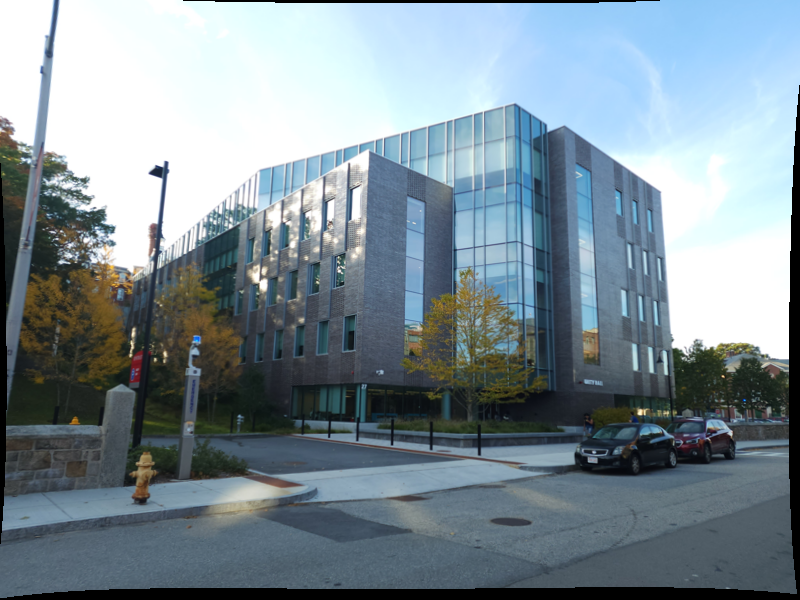
#> input picture data/1.png, 800 x 600 px
$ python mSlam.py
#> lines starting #> are read from the running program, lines starting #| are printed output that depends on the picture
### ORBfeatureMatcher.py
import numpy as np
import cv2

def ORBMatcher(image1, image2, no_kpts=None, show_matches=True):
    img1 = cv2.cvtColor(image1, cv2.COLOR_BGR2GRAY)
    img2 = cv2.cvtColor(image2, cv2.COLOR_BGR2GRAY)

    orb = cv2.ORB_create(1000)

    kp1, des1 = orb.detectAndCompute(img1, None)
    kp2, des2 = orb.detectAndCompute(img2, None)

    matcher = cv2.DescriptorMatcher_create(cv2.DESCRIPTOR_MATCHER_BRUTEFORCE_HAMMING)
    final_matches = matcher.match(des1, des2, None)

    final_matches = sorted(final_matches, key = lambda x:x.distance)

    final_matches = final_matches[:no_kpts]

    matches = list()

    for match in final_matches:
        pt1 = kp1[match.queryIdx].pt
        pt2 = kp2[match.trainIdx].pt
        matches.append([pt1[0], pt1[1], pt2[0], pt2[1]])

    matches = np.array(matches)

    if show_matches:
        fram = cv2.drawMatches(image1, kp1, image2, kp2, final_matches, None)
        cv2.imshow('Feature Matching', fram)
        cv2.waitKey(0)
        cv2.destroyAllWindows()

    return matches

### FundamentalMatrix.py
import numpy as np
import cv2
from ORBfeatureMatcher import ORBMatcher

def normalizeCorrespondences(img_pts):
    x = img_pts[:, 0]
    y = img_pts[:, 1]
    centroid_x = np.mean(x)
    centroid_y = np.mean(y)

    x_new = x - centroid_x
    y_new = y - centroid_y
    mean_distance = np.mean(np.sqrt(x_new**2 + y_new**2))
    scale = np.sqrt(2)/mean_distance

    transform_mtrx = np.eye(3)
    transform_mtrx[0, 0] = scale
    transform_mtrx[0, 2] = -scale*centroid_x
    transform_mtrx[1, 1] = scale
    transform_mtrx[1, 2] = -scale*centroid_y

    hmg_pts = np.hstack((img_pts, np.ones((len(img_pts), 1))))
    normalized_pts = (transform_mtrx.dot(hmg_pts.T)).T

    return normalized_pts, transform_mtrx


def getF(sample_pts):

    x, T = normalizeCorrespondences(sample_pts[:,:2])
    x_p, T_p = normalizeCorrespondences(sample_pts[:,2:])
    A_matrix = []
    for i in range(sample_pts.shape[0]):
        u, v = x[i, 0], x[i, 1]
        u_p, v_p = x_p[i, 0], x_p[i, 1]
        A_row = [u*u_p, u_p*v, u_p, u*v_p, v*v_p, v_p, u, v, 1]
        A_matrix.append(A_row)
    A_matrix = np.array(A_matrix)
    [U, S, V_T] = np.linalg.svd(A_matrix)
    F_elems = V_T.T[:, -1]
    F = F_elems.reshape((3, 3))

    u, s, v_T = np.linalg.svd(F)
    s = np.diag(s)
    s[2, 2] = 0
    F = np.dot(u, np.dot(s, v_T))

    F = np.dot(T_p.T, np.dot(F, T))
    F = F / F[2, 2]
    return F

def getBestF(matches, iterations = 1000, thresh = 0.01):
    max_inliers = 0
    best_F = None

    best_inliers_1 = list()
    best_inliers_2 = list()

    for i in range(iterations):
        sample_pts = matches[np.random.choice(matches.shape[0],size=8),:]

        F = getF(sample_pts)

        inliers_1 = list()
        inliers_2 = list()

        for i in range(matches.shape[0]):
            pt = matches[i]
            x1 = np.array([pt[0], pt[1],1])
            x2 = np.array([pt[2], pt[3],1])
            error = np.abs(np.dot(x1.T, np.dot(F,x2)))

            if error < thresh:
                inliers_1.append(x1)
                inliers_2.append(x2)

        num_of_inliers = len(inliers_1)

        if num_of_inliers > max_inliers:
            best_inliers_1 = inliers_1
            best_inliers_2 = inliers_2
            best_F = F
            max_inliers = len(best_inliers_1)

    inliers = np.hstack((np.array(best_inliers_1)[:,:2], np.array(best_inliers_2)[:,:2]))

    return inliers, best_F

def getE(K,F):
    E = np.dot(K.T, np.dot(F, K))
    U, S, V_T = np.linalg.svd(E)
    S = np.diag(S)
    S[2, 2] = 0
    E = np.dot(U, np.dot(S, V_T))
    return E

def extractCameraPose(E):
    U, _, Vt = np.linalg.svd(E)
    W = np.array([[0,-1,0],[1,0,0],[0,0,1]])
    C= list()
    R= list()
    C.append(U[:,2])
    C.append(-U[:,2])
    C.append(U[:,2])
    C.append(-U[:,2])

    R.append(np.dot(U, np.dot(W,Vt)))
    R.append(np.dot(U, np.dot(W,Vt)))
    R.append(np.dot(U, np.dot(W.T,Vt)))
    R.append(np.dot(U, np.dot(W.T,Vt)))

    for i in range(4):
        if(np.linalg.det(R[i])<0):
            C[i] = -C[i]
            R[i] = -R[i]

    return R, C


def triangulatePts(R,t,K,inliers):

    I_3 = np.identity(3)
    R1 = np.identity(3)
    C1 = np.zeros((3,1))

    P1 = np.dot(K, np.dot(R1, np.hstack((I_3, -C1))))

    trinagluated_3d_pts = list()
    for i in range(len(R)):
        x1 = inliers[:,:2]
        x2 = inliers[:,2:]

        P2 = np.dot(K, np.dot(R[i], np.hstack((I_3, -t[i].reshape(3,1)))))

        triangulated_pts = cv2.triangulatePoints(P1, P2, x1.T, x2.T)

        trinagluated_3d_pts.append(triangulated_pts)

    return trinagluated_3d_pts


def positive_zCount(points, R1, C1):

    points = points.T[:,:-1]
    points_translated = points-C1.T
    r3 = R1[-1,:]
    z = np.dot(r3, points_translated.T)
    z_count = np.where(z>0)[0].size

    return z_count


def cheirality_check(points_3d, R, t):
    R1 = np.identity(3)
    C1 = np.zeros((3,1))
    positive_zc_1=[]
    positive_zc_2=[]
    for idx in range(len(points_3d)):
        points = points_3d[idx]
        points = points/points[3,:]
        z1 = positive_zCount(points, R1, C1)
        z2 = positive_zCount(points, R[idx], t[idx])

        positive_zc_1.append(z1)
        positive_zc_2.append(z2)

    positive_zc_1 = np.array(positive_zc_1)
    positive_zc_2 = np.array(positive_zc_2)
    threshold_points = int(points_3d[0].shape[1]//2)

    pose_idx = np.intersect1d(np.where(positive_zc_1>threshold_points), np.where(positive_zc_2>threshold_points))[0]

    R2 = R[pose_idx]
    C2 = t[pose_idx]

    return pose_idx, R2, C2

### utils.py
import cv2
import numpy as np


def drawInliers(img1, img2, inliers):
    w, h, c = img1.shape
    joined_image = np.concatenate((img1, img2), axis=1)
    img1_pts = inliers[:, 0:2].astype(int)
    img2_pts = inliers[:, 2:].astype(int)
    for i in range(img1_pts.shape[0]):
        pt_img1 = (img1_pts[i, 0], img1_pts[i, 1])
        pt_img2 = (h+img2_pts[i, 0], img2_pts[i, 1])
        color = tuple(np.random.randint(0,255,3).tolist())
        joined_image = cv2.circle(joined_image, pt_img1, radius=0, color=color, thickness=3)
        joined_image = cv2.circle(joined_image, pt_img2, radius=0, color=color, thickness=3)
        joined_image = cv2.line(joined_image, pt_img1, pt_img2, color=color, thickness=1)
        # [8 lines of commented-out code are left out]
    cv2.imshow("Inliers", joined_image)
    cv2.waitKey(0)
    cv2.destroyAllWindows()

### mSlam.py
import cv2
from ORBfeatureMatcher import *
from FundamentalMatrix import *
from utils import *


def main():
    image1 = cv2.imread('data/1.png')
#> image1 is the input picture: shape (600, 800, 3); mean B, G, R 149.2, 140.5, 125
    image2 = cv2.imread('data/2.png')
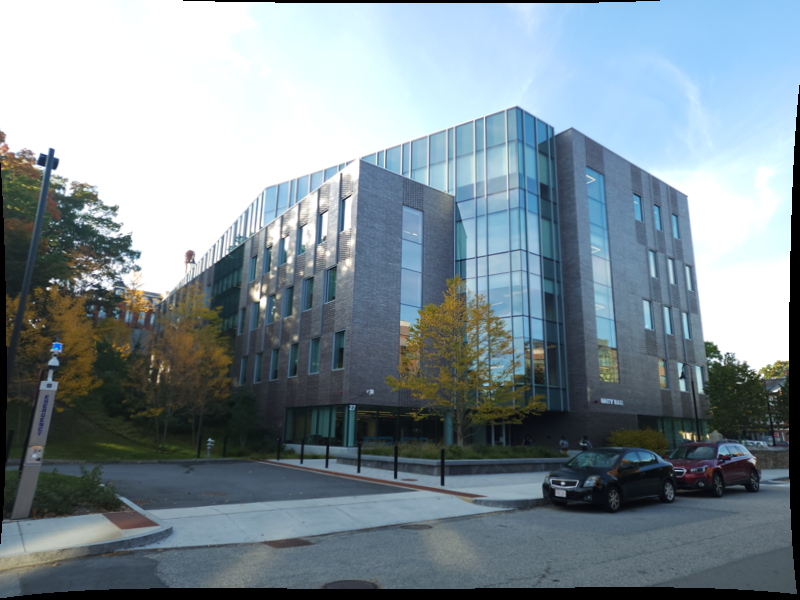
#> input picture data/2.png, 800 x 600 px
#> image2 is the input picture: shape (600, 800, 3); mean B, G, R 148.5, 140.5, 125.7

    matches = ORBMatcher(image1, image2, no_kpts=100, show_matches=True)
#> in ORBMatcher, `img1 = cv2.cvtColor(image1, cv2.COLOR_BGR2GRAY)`:
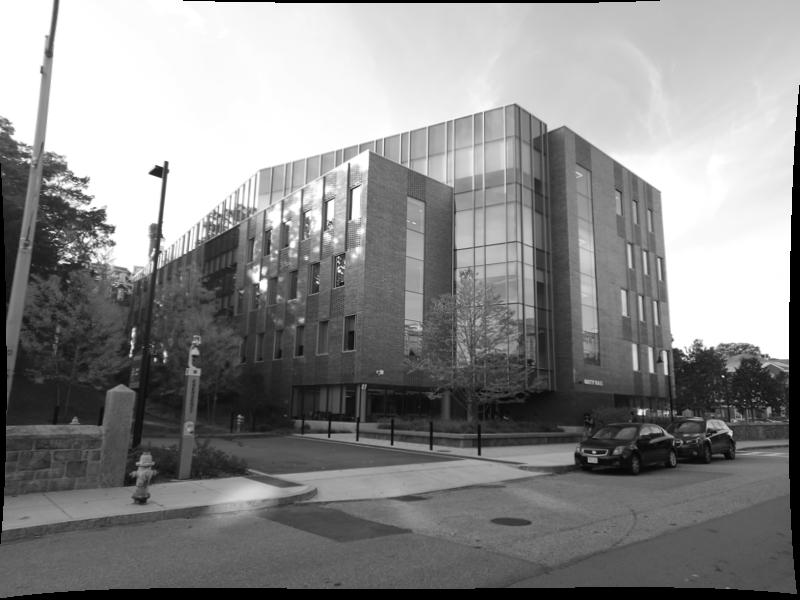
#> img1: shape (600, 800); min 0, max 255, mean 136.9
#> in ORBMatcher, `img2 = cv2.cvtColor(image2, cv2.COLOR_BGR2GRAY)`:
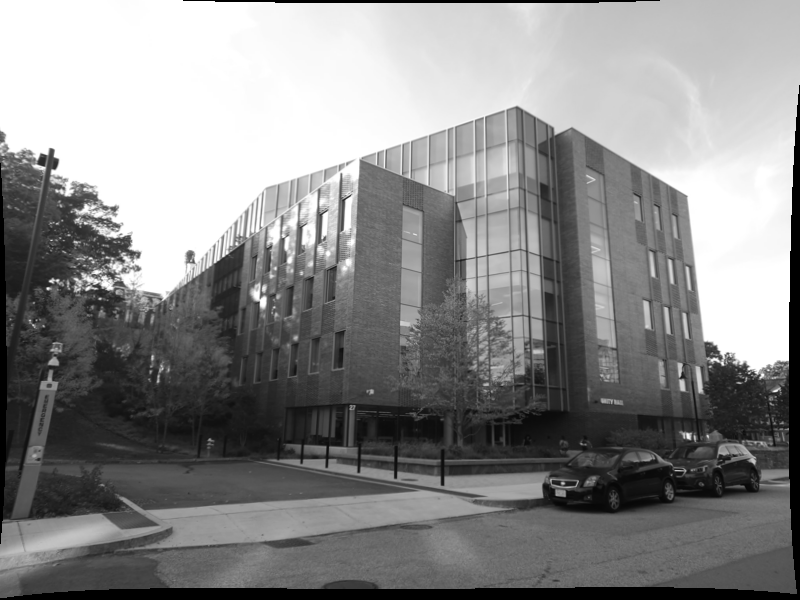
#> img2: shape (600, 800); min 0, max 255, mean 137
#> in ORBMatcher, `kp1, des1 = orb.detectAndCompute(img1, None)`: kp1 = 1000 keypoints; strongest (x, y, size): (152, 171, 53.6), (151, 173, 44.6), (150, 173, 31), (155, 170, 92.6)
#> in ORBMatcher, `kp2, des2 = orb.detectAndCompute(img2, None)`: kp2 = 1000 keypoints; strongest (x, y, size): (51, 149, 31), (50, 281, 31), (46, 153, 31), (50, 150, 44.6)
#> in ORBMatcher, `final_matches = matcher.match(des1, des2, None)`: final_matches = 1000 matches
#> in ORBMatcher, `final_matches = final_matches[:no_kpts]`: final_matches = 100 matches
#> the loop in ORBMatcher, `for match in final_matches:` made 100 passes
#> (pt1, pt2) on passes 1 to 12: ((88, 179), (118, 207)), ((84.6, 179.2), (114.5, 206.5)), ((84.67, 179.7), (114, 207.4)), ((114, 226.8), (139, 253)), ((114, 227), (139, 253)), ((96, 226.8), (123.6, 253.2)), ((100.8, 210.2), (127.2, 236.4)), ((112, 228.9), (136.9, 253.8)), ((150, 173), (50.4, 149.8)), ((87.6, 202.8), (116.4, 230.4)), ((112.3, 228.1), (138.2, 254)), ((77.14, 174.2), (107, 201.6))
#> after the loop in ORBMatcher, `for match in final_matches:`: matches = 100 items, first 6: [88, 179, 118, 207], [84.6, 179.2, 114.5, 206.5], [84.67, 179.7, 114, 207.4], [114, 226.8, 139, 253], [114, 227, 139, 253], [96, 226.8, 123.6, 253.2]
#> in ORBMatcher, `matches = np.array(matches)`: matches = 100 rows, first 6: [88, 179, 118, 207], [84.6, 179.2, 114.5, 206.5], [84.67, 179.7, 114, 207.4], [114, 226.8, 139, 253], [114, 227, 139, 253], [96, 226.8, 123.6, 253.2]
#> in ORBMatcher, `fram = cv2.drawMatches(image1, kp1, image2, kp2, final_matches, None)`:
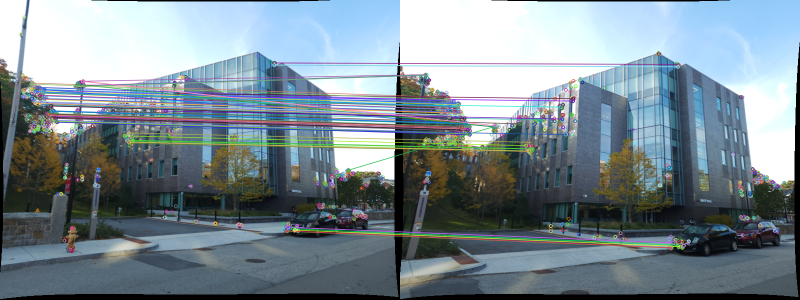
#> fram: shape (600, 1600, 3) (shown at 1/2 size); mean B, G, R 146.4, 138.2, 123.4
    inliers, F = getBestF(matches,1000,0.001)
#> the loop in getBestF, `for i in range(iterations):` made 1000 passes

    drawInliers(image1, image2, inliers)
#> in drawInliers, `joined_image = np.concatenate((img1, img2), axis=1)`:
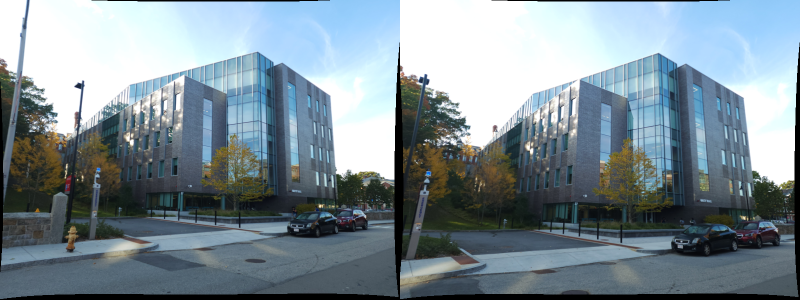
#> joined_image: shape (600, 1600, 3) (shown at 1/2 size); mean B, G, R 148.9, 140.5, 125.3
#> the loop in drawInliers, `for i in range(img1_pts.shape[0]):` made 10 passes
#> pass 1, in drawInliers, `joined_image = cv2.line(joined_image, pt_img1, pt_img2, color=color, t..`:
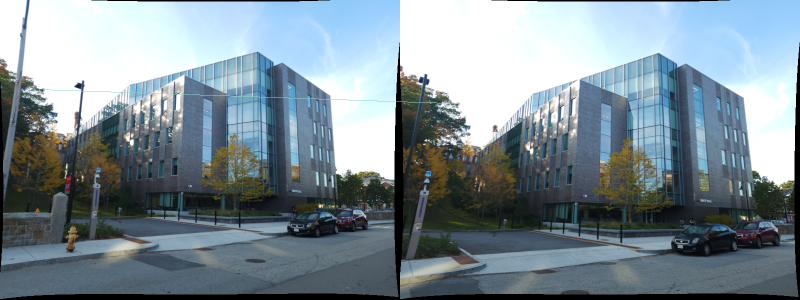
#> joined_image: shape (600, 1600, 3) (shown at 1/2 size); mean B, G, R 148.9, 140.5, 125.3
#> after the loop in drawInliers, `for i in range(img1_pts.shape[0]):`:
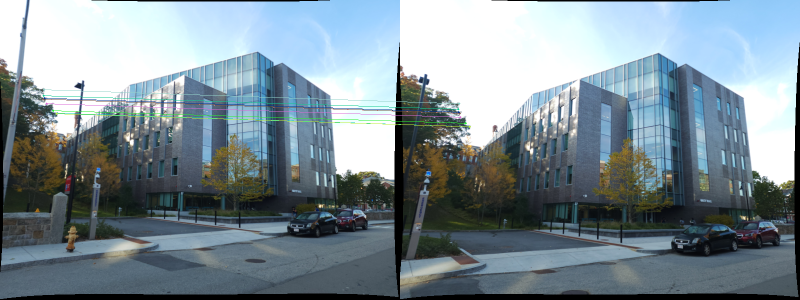
#> joined_image: shape (600, 1600, 3) (shown at 1/2 size); mean B, G, R 148.5, 140.5, 125
    print("F: ", )
    print(F)
#| [[-4.49094160e-05  1.12070446e-05  2.80619897e-03]
#|  [ 3.84560017e-05  6.47868993e-06 -6.15133382e-03]
#|  [-4.42121714e-03 -2.00051143e-03  1.00000000e+00]]
    K = np.array([[531.122155322710, 0, 407.192550839899],[0, 531.541737503901, 313.308715048366],[0,0,1]])
    E = getE(K,F)
    R, t = extractCameraPose(E)
    triangulated_pts = triangulatePts(R,t,K,inliers)
#> the loop in triangulatePts, `for i in range(len(R)):` made 4 passes
    id, R_best, t_best = cheirality_check(triangulated_pts,R,t)
#> the loop in cheirality_check, `for idx in range(len(points_3d)):` made 4 passes

    pts_3d = triangulated_pts[id]
    pts_3d = pts_3d/pts_3d[3,:]

    pass


if __name__ == '__main__':
    main()
